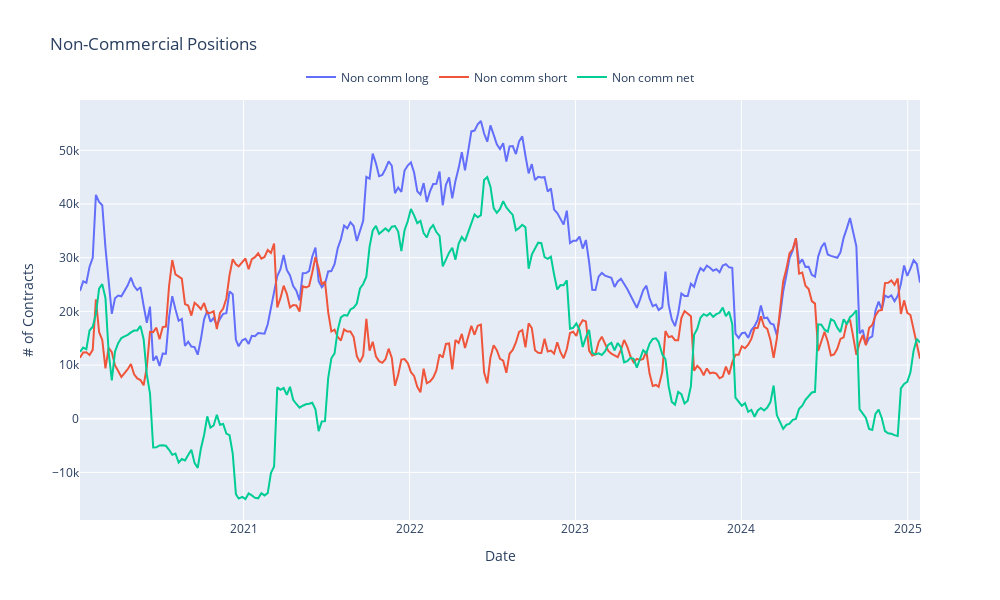

The notebook cell saved with this chart:
### Markdown cell above
查看非商业期货多头，空头和净头寸的变化。

### Code cell
sample = zscores.loc["2020":].copy()

fig = px.line(
    sample,
    x=sample.index,
    y=["non_comm_long", "non_comm_short", "non_comm_net"],
    title="Non-Commercial Positions",
)

fig.for_each_trace(lambda t: t.update(name=t.name.capitalize().replace("_", " ")))

fig.update_layout(
    width=1000,
    height=600,
    xaxis=dict(title="Date"),
    yaxis=dict(title="# of Contracts"),
    legend=dict(
        orientation="h", xanchor="center", yanchor="bottom", x=0.5, y=1.02, title=""
    ),
)

fig.show()

### Figure 1 — Plotly figure (JSON) as saved in the notebook; plotly's stock layout.template omitted (floating-point values rounded to 4 significant figures; data arrays with more than 128 entries replaced by an {"elided": "..."} marker saying what was removed)
{"data": [{"hovertemplate": "variable=non_comm_long<br>date=%{x}<br>value=%{y}<extra></extra>", "legendgroup": "non_comm_long", "line": {"color": "#636efa", "dash": "solid"}, "marker": {"symbol": "circle"}, "mode": "lines", "name": "Non comm long", "orientation": "v", "showlegend": true, "type": "scatter", "x": {"elided": "265 str values"}, "xaxis": "x", "y": {"elided": "265 int values"}, "yaxis": "y"}, {"hovertemplate": "variable=non_comm_short<br>date=%{x}<br>value=%{y}<extra></extra>", "legendgroup": "non_comm_short", "line": {"color": "#EF553B", "dash": "solid"}, "marker": {"symbol": "circle"}, "mode": "lines", "name": "Non comm short", "orientation": "v", "showlegend": true, "type": "scatter", "x": {"elided": "265 str values"}, "xaxis": "x", "y": {"elided": "265 int values"}, "yaxis": "y"}, {"hovertemplate": "variable=non_comm_net<br>date=%{x}<br>value=%{y}<extra></extra>", "legendgroup": "non_comm_net", "line": {"color": "#00cc96", "dash": "solid"}, "marker": {"symbol": "circle"}, "mode": "lines", "name": "Non comm net", "orientation": "v", "showlegend": true, "type": "scatter", "x": {"elided": "265 str values"}, "xaxis": "x", "y": {"elided": "265 int values"}, "yaxis": "y"}], "layout": {"height": 600, "legend": {"orientation": "h", "title": {"text": ""}, "tracegroupgap": 0, "x": 0.5, "xanchor": "center", "y": 1.02, "yanchor": "bottom"}, "title": {"text": "Non-Commercial Positions"}, "width": 1000, "xaxis": {"anchor": "y", "domain": [0, 1], "title": {"text": "Date"}}, "yaxis": {"anchor": "x", "domain": [0, 1], "title": {"text": "# of Contracts"}}}}
